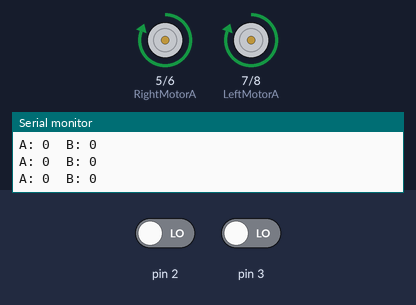
The sketch below on a simulated Arduino Uno, built with avr-gcc and run on an emulated ATmega328P. Shown: motor-driver pin pairs drawn as motors (green arrow = first pin HIGH = forward, orange = second pin HIGH = backward, longer = more drive), the last lines printed to the serial monitor. Inputs (shaded band) come from the test bench; at power-on: pin 2 LOW, pin 3 LOW.

Above: at 1.2 s.
1.3 s: pin 2 driven HIGH
At 1.8 s:
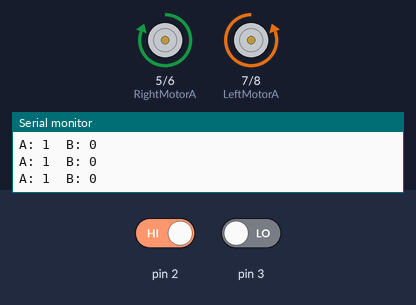
2.8 s: pin 3 driven HIGH
At 4.0 s:
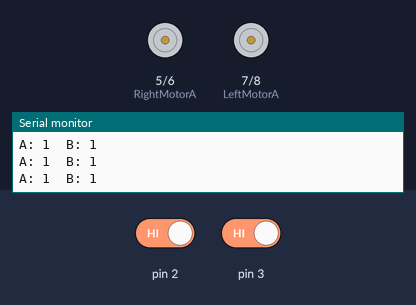
4.3 s: pin 2 driven LOW
At 5.2 s:
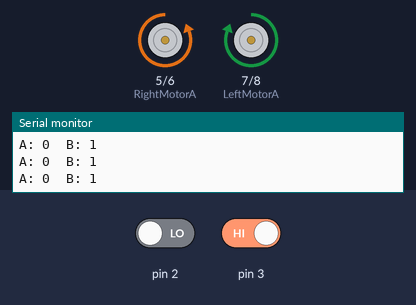
5.8 s: pin 3 driven LOW
At 6.7 s:
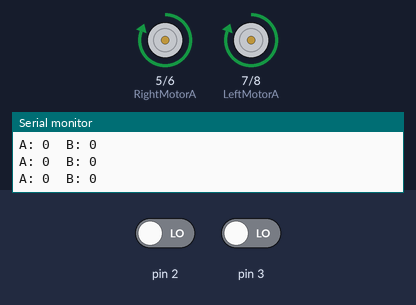
Timing chart, 0 to 8.8 s (numbered marks = the images above; inputs shaded):
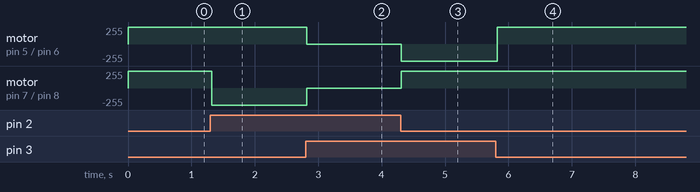

Measured:
- after the input at 1.3 s, motor on pin 7 (LeftMotorA) / pin 8 (LeftMotorB): forward 255/255 → backward 255/255 at once
- after the input at 2.8 s, motor on pin 5 (RightMotorA) / pin 6 (RightMotorB): forward 255/255 → stopped at once; motor on pin 7 (LeftMotorA) / pin 8 (LeftMotorB): backward 255/255 → stopped at once
- after the input at 4.3 s, motor on pin 5 (RightMotorA) / pin 6 (RightMotorB): stopped → backward 255/255 at once; motor on pin 7 (LeftMotorA) / pin 8 (LeftMotorB): stopped → forward 255/255 at once
- after the input at 5.8 s, motor on pin 5 (RightMotorA) / pin 6 (RightMotorB): backward 255/255 → forward 255/255 at once

The sketch:

Git_Test.ino
```cpp
// TEST.ino
int a;
int b;


int RightMotorA = 5;	int RightMotorB = 6;
int LeftMotorA = 7;		int LeftMotorB = 8;


void setup() {
	Serial.begin(9600);
	pinMode(2, INPUT);
	pinMode(3, INPUT);
	pinMode(RightMotorA, OUTPUT);	pinMode(RightMotorB, OUTPUT);
	pinMode(LeftMotorA, OUTPUT);	pinMode(LeftMotorB, OUTPUT);
}

void loop() {
	a = digitalRead(2);
	b = digitalRead(3);
	Serial.print("A: ");
	Serial.print(a);
	Serial.print("  B: ");
	Serial.println(b);


		if(a == 1 && b == 1 ){
			digitalWrite(RightMotorA, LOW);		digitalWrite(RightMotorB, LOW);
			digitalWrite(LeftMotorA, LOW);		digitalWrite(LeftMotorB, LOW);
		}
		else if(a == 0 && b == 0){
			digitalWrite(RightMotorA, HIGH);	digitalWrite(RightMotorB, LOW);
			digitalWrite(LeftMotorA, HIGH);		digitalWrite(LeftMotorB, LOW);
		}
		else if(a == 1 && b == 0){
			digitalWrite(RightMotorA,HIGH);		digitalWrite(RightMotorB, LOW);
			digitalWrite(LeftMotorA, LOW);		digitalWrite(LeftMotorB, HIGH);

		}
		else if(a == 0 && b == 1){
			digitalWrite(RightMotorA, LOW);		digitalWrite(RightMotorB, HIGH);
			digitalWrite(LeftMotorA, HIGH);		digitalWrite(LeftMotorB, LOW);

		}

}
```
